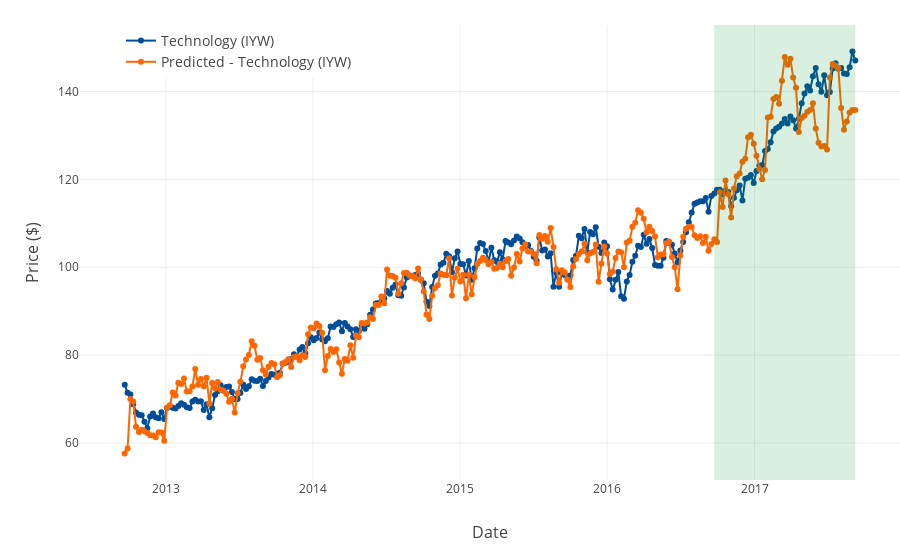
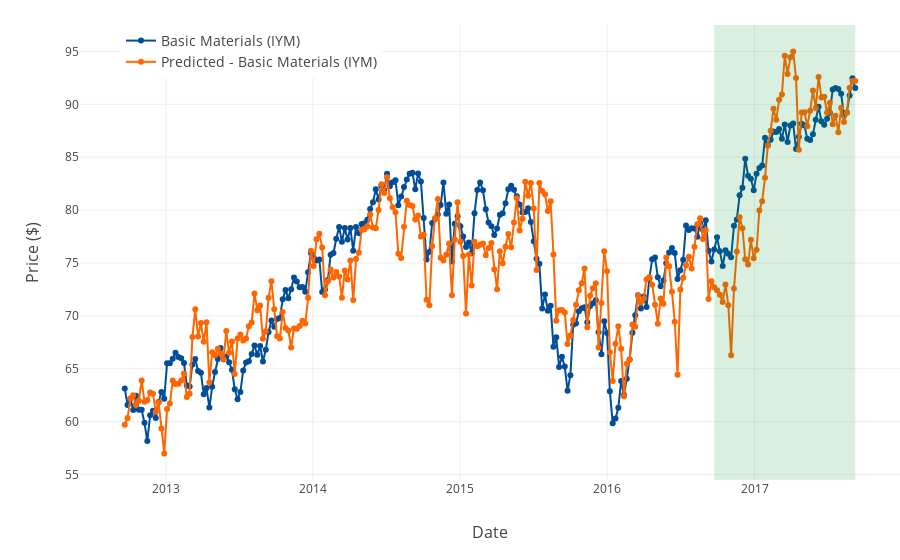
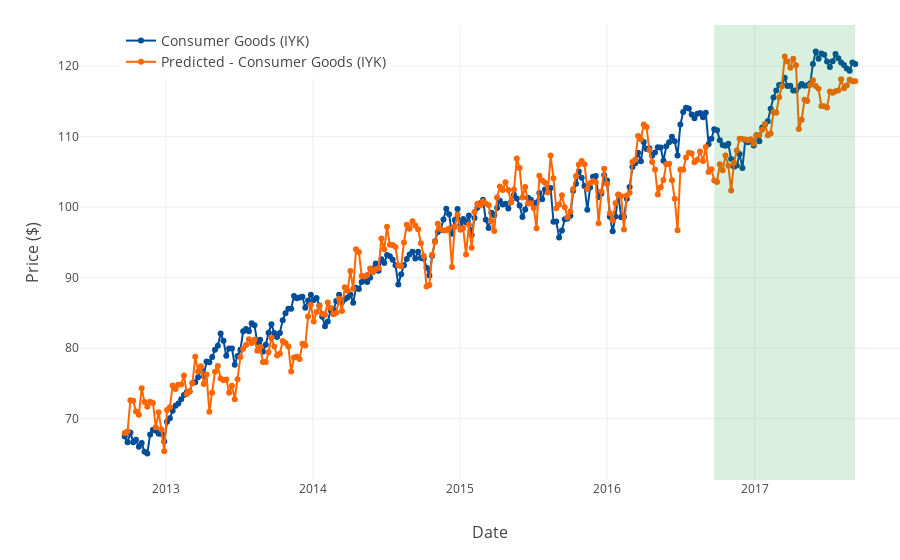
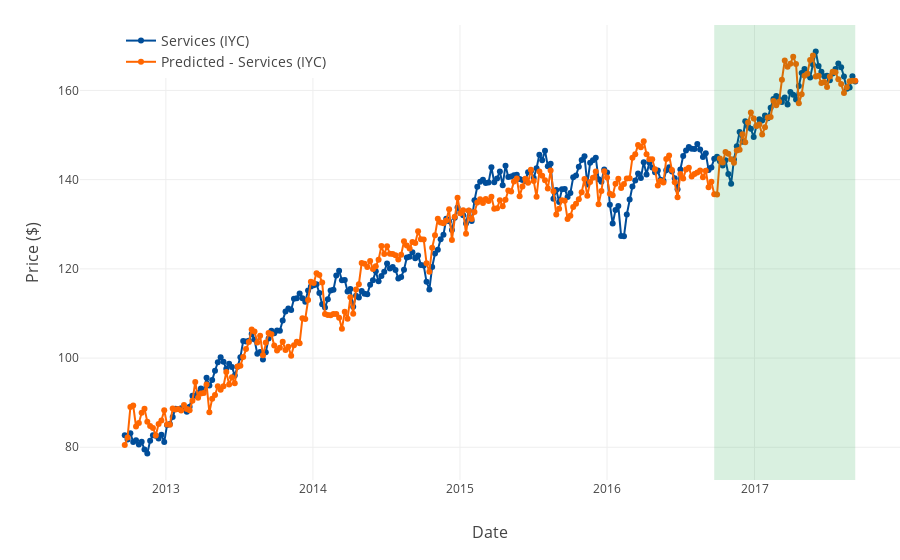

Notebook source saved alongside these figures, in order:
### Code cell
# Get the date where the cv data starts
cv_start = plot_data_cv.index[0]

# change working directory to images folder
os.chdir('C:/Users/Kenny/projects/repositories/kennfucius.github.io/images/0002-keras-ETF/')

for i in range(N_stocks):
    
    layout= go.Layout(
    xaxis=dict(
        title='Date',
        titlefont=dict(size=16)),
    yaxis=dict(
        title='Price ($)',
        titlefont=dict(size=16)),
    showlegend=True,
    legend=dict(
        font=dict(size=14),
        x=0.05,
        y=1),    
    margin=dict(
        t=25,
        r=0),
    shapes = [dict(
            type='rect',
            xref='x',
            yref='paper',
            x0=str(cv_start.date()),
            y0=0,
            x1=str(plot_all.index[-1].date()),
            y1=1,
            fillcolor=('rgb(0, 153, 51)'),
            opacity=0.15,
            line=dict(
                width=0,
            )
        )]
    )
    
    data = [traces['trace'+str(i)], traces['trace'+str(i+N_stocks)]]
    
    fig = go.Figure(data=data, layout=layout)
    plotly.offline.iplot(fig, filename='predictions-' + str(i) + '.html')

### Figure 1 — Plotly figure (JSON) as saved in the notebook; plotly's stock layout.template omitted (floating-point values rounded to 4 significant figures; data arrays with more than 128 entries replaced by an {"elided": "..."} marker saying what was removed)
{"data": [{"line": {"color": "rgb(0, 77, 153)", "width": 2}, "mode": "lines+markers", "name": "Technology (IYW)", "type": "scatter", "uid": "ca205648-af20-11e8-afcd-e442a6f8adc6", "x": {"elided": "260 str values"}, "y": {"elided": "260 float values"}}, {"line": {"color": "rgb(255, 102, 0)", "width": 2}, "mode": "lines+markers", "name": "Predicted - Technology (IYW)", "type": "scatter", "uid": "ca207d62-af20-11e8-a2fc-e442a6f8adc6", "x": {"elided": "260 str values"}, "y": {"elided": "260 float values"}}], "layout": {"legend": {"font": {"size": 14}, "x": 0.05, "y": 1}, "margin": {"r": 0, "t": 25}, "shapes": [{"fillcolor": "rgb(0, 153, 51)", "line": {"width": 0}, "opacity": 0.15, "type": "rect", "x0": "2016-09-23", "x1": "2017-09-08", "xref": "x", "y0": 0, "y1": 1, "yref": "paper"}], "showlegend": true, "xaxis": {"title": "Date", "titlefont": {"size": 16}}, "yaxis": {"title": "Price ($)", "titlefont": {"size": 16}}}}

### Figure 2 — Plotly figure (JSON) as saved in the notebook; plotly's stock layout.template omitted (floating-point values rounded to 4 significant figures; data arrays with more than 128 entries replaced by an {"elided": "..."} marker saying what was removed)
{"data": [{"line": {"color": "rgb(0, 77, 153)", "width": 2}, "mode": "lines+markers", "name": "Basic Materials (IYM)", "type": "scatter", "uid": "ca2b0754-af20-11e8-be58-e442a6f8adc6", "x": {"elided": "260 str values"}, "y": {"elided": "260 float values"}}, {"line": {"color": "rgb(255, 102, 0)", "width": 2}, "mode": "lines+markers", "name": "Predicted - Basic Materials (IYM)", "type": "scatter", "uid": "ca2b0755-af20-11e8-8a88-e442a6f8adc6", "x": {"elided": "260 str values"}, "y": {"elided": "260 float values"}}], "layout": {"legend": {"font": {"size": 14}, "x": 0.05, "y": 1}, "margin": {"r": 0, "t": 25}, "shapes": [{"fillcolor": "rgb(0, 153, 51)", "line": {"width": 0}, "opacity": 0.15, "type": "rect", "x0": "2016-09-23", "x1": "2017-09-08", "xref": "x", "y0": 0, "y1": 1, "yref": "paper"}], "showlegend": true, "xaxis": {"title": "Date", "titlefont": {"size": 16}}, "yaxis": {"title": "Price ($)", "titlefont": {"size": 16}}}}

### Figure 3 — Plotly figure (JSON) as saved in the notebook; plotly's stock layout.template omitted (floating-point values rounded to 4 significant figures; data arrays with more than 128 entries replaced by an {"elided": "..."} marker saying what was removed)
{"data": [{"line": {"color": "rgb(0, 77, 153)", "width": 2}, "mode": "lines+markers", "name": "Consumer Goods (IYK)", "type": "scatter", "uid": "ca3569fe-af20-11e8-9ab6-e442a6f8adc6", "x": {"elided": "260 str values"}, "y": {"elided": "260 float values"}}, {"line": {"color": "rgb(255, 102, 0)", "width": 2}, "mode": "lines+markers", "name": "Predicted - Consumer Goods (IYK)", "type": "scatter", "uid": "ca3569ff-af20-11e8-a517-e442a6f8adc6", "x": {"elided": "260 str values"}, "y": {"elided": "260 float values"}}], "layout": {"legend": {"font": {"size": 14}, "x": 0.05, "y": 1}, "margin": {"r": 0, "t": 25}, "shapes": [{"fillcolor": "rgb(0, 153, 51)", "line": {"width": 0}, "opacity": 0.15, "type": "rect", "x0": "2016-09-23", "x1": "2017-09-08", "xref": "x", "y0": 0, "y1": 1, "yref": "paper"}], "showlegend": true, "xaxis": {"title": "Date", "titlefont": {"size": 16}}, "yaxis": {"title": "Price ($)", "titlefont": {"size": 16}}}}

### Figure 4 — Plotly figure (JSON) as saved in the notebook; plotly's stock layout.template omitted (floating-point values rounded to 4 significant figures; data arrays with more than 128 entries replaced by an {"elided": "..."} marker saying what was removed)
{"data": [{"line": {"color": "rgb(0, 77, 153)", "width": 2}, "mode": "lines+markers", "name": "Services (IYC)", "type": "scatter", "uid": "ca3f56e2-af20-11e8-81c5-e442a6f8adc6", "x": {"elided": "260 str values"}, "y": {"elided": "260 float values"}}, {"line": {"color": "rgb(255, 102, 0)", "width": 2}, "mode": "lines+markers", "name": "Predicted - Services (IYC)", "type": "scatter", "uid": "ca3f7e80-af20-11e8-a5ef-e442a6f8adc6", "x": {"elided": "260 str values"}, "y": {"elided": "260 float values"}}], "layout": {"legend": {"font": {"size": 14}, "x": 0.05, "y": 1}, "margin": {"r": 0, "t": 25}, "shapes": [{"fillcolor": "rgb(0, 153, 51)", "line": {"width": 0}, "opacity": 0.15, "type": "rect", "x0": "2016-09-23", "x1": "2017-09-08", "xref": "x", "y0": 0, "y1": 1, "yref": "paper"}], "showlegend": true, "xaxis": {"title": "Date", "titlefont": {"size": 16}}, "yaxis": {"title": "Price ($)", "titlefont": {"size": 16}}}}
